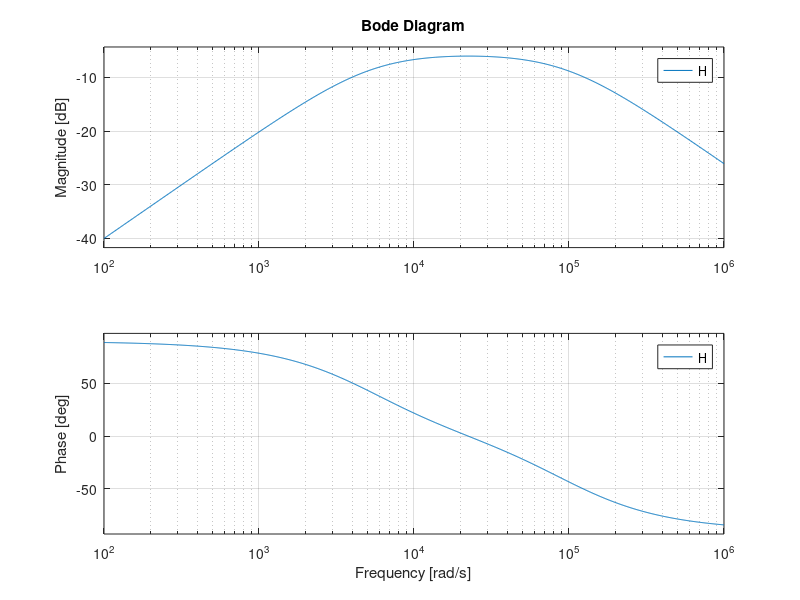

MATLAB code to generate this figure:
R = 100;
C = 10^-7;
L = 10^-2;


s = tf('s');

Z_R = R;
Z_C = 1/(s*C);
Z_L = s*L;

Z_out = ((1/Z_L)+(1/Z_C)+(1/Z_C)+(1/Z_R))^-1;

H = Z_out/(Z_out + Z_R);
bode(H);

